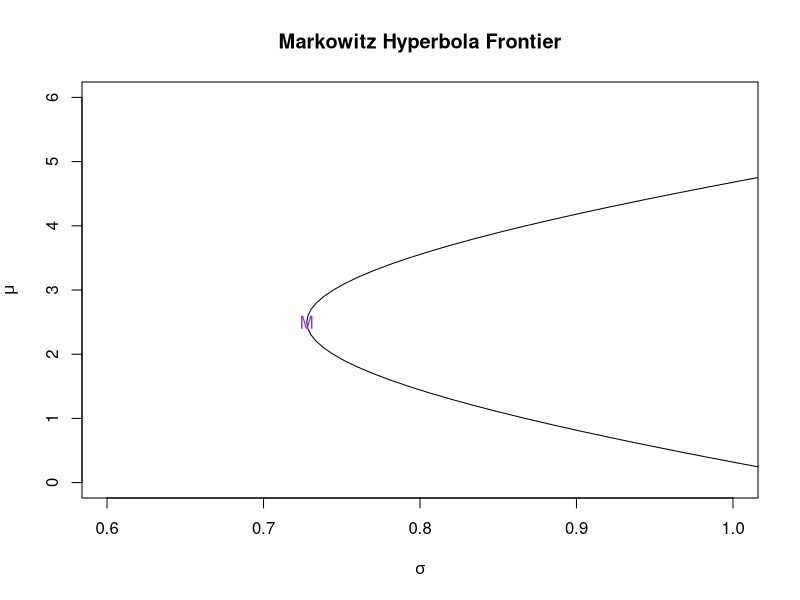

Write the R code that produced this figure.
#Markowitz Analysis
##Recall the Markowitz Problem
##
####SAMPLE DATA
mu = c(4.27, 0.15, 2.85)
names(mu) <- c("MSFT", "NRDS", "STBX")
#Matrix of covariances
Omega = matrix(c(1, 0.18, 0.11, 0.18, 1.1, 0.26, 0.11, 0.26, 1.99), nrow=3, ncol=3)
rownames(Omega) <- c("MSFT", "NRDS", "STBX")
colnames(Omega) <- c("MSFT", "NRDS", "STBX")
######


#Markowitz Analysis Function
# Omega Inverse
# = means its default value
markowitz <-function( Mu = mu, omega = Omega){
OmegaInv <- try(solve(omega), TRUE)
if("try-error" %in% class(OmegaInv)) stop

#1
One = rep.int(1,length(mu))
#a
a = as.double(t(Mu)%*%OmegaInv%*%Mu)
#b
b = as.double(t(Mu)%*%OmegaInv%*%One)
#c
c = as.double(t(One)%*% OmegaInv %*% One)
#d
d = a*c - b^2

Phi = (a/d)*(OmegaInv %*% One) - (b/d)*(OmegaInv %*% mu)
Theta = (c/d)*(OmegaInv %*% mu) - (b/d)*(OmegaInv %*% One)

####
mup = b/c
weights = Phi + Theta*mup
var = (c/d)*((mup-(b/c))^2) + (1/c)
sigma = var^(0.5)
Answer = return(list(weights = weights, mup = mup, var = var,a=a, b = b, c=c, d=d, Phi=Phi,Theta=Theta))
  #data.frame(c(weights), mup, var, b, c, d)

return(Answer)
}

MVPequation <- function(up, b=markowitz()$b, c = markowitz()$c, d = markowitz()$d)
{
  
  sigmasqrd = sqrt((c/d)*( up - b/c)^2 + 1/c)
  return ( sigmasqrd )
}

samplemu = seq(0,6,0.1)

samplesig = lapply(samplemu, MVPequation) 

plot(samplesig, samplemu, xlab=expression(sigma), ylab =expression(mu), type = "l", xlim = c(0.6,1), main ="Markowitz Hyperbola Frontier")
points(sqrt(markowitz()$var), markowitz()$mup, type="o" ,col="purple", pch="M"  )


### Q@

####
#Q2# Tangency Portfolio
####
#N risky asset plus rf. 
#
#
#$tangentWeights
#MSFT       NRDS       STBX 
#0.9171983 -0.1964281  0.2792298 

#$mupTangent
#[,1]
#[1,] 4.682777

#$sigmaTangent
#[,1]
#[1,] 1.000908

#$h
#[1] 21.42368

#Equation for efficient frontier
# up = 0.05 = sqrt(21.42)sig_p

TangencyPortfolio <- function(rf = 0.05, Omega = Omega, Mu = mu) {
One = rep.int(1, length(Mu))
a = markowitz(Mu, Omega)$a
b = markowitz(Mu, Omega)$b
c = markowitz(Mu, Omega)$c
d = markowitz(Mu, Omega)$d


mu.minus.rf = Mu - rf*One

OmegaInv <- try(solve(Omega), TRUE)
if("try-error" %in% class(OmegaInv)) stop

#numerator
top.matrix = OmegaInv %*% mu.minus.rf
#denominator
bot.value = as.numeric(t(One)%*%top.matrix)
#
w.tangent.vector = top.matrix[,1]/bot.value


mup.tangent = t(w.tangent.vector)%*%Mu


sigma.tangent = (t(w.tangent.vector)%*%Omega%*%(w.tangent.vector))^0.5
## to characterize the equation of the tangency line, we need to comptue h

h = a - (2*b*rf) + (c*rf*rf)

return(list(tangentWeights = w.tangent.vector, mupTangent = mup.tangent, sigmaTangent = sigma.tangent, h = h))
}
